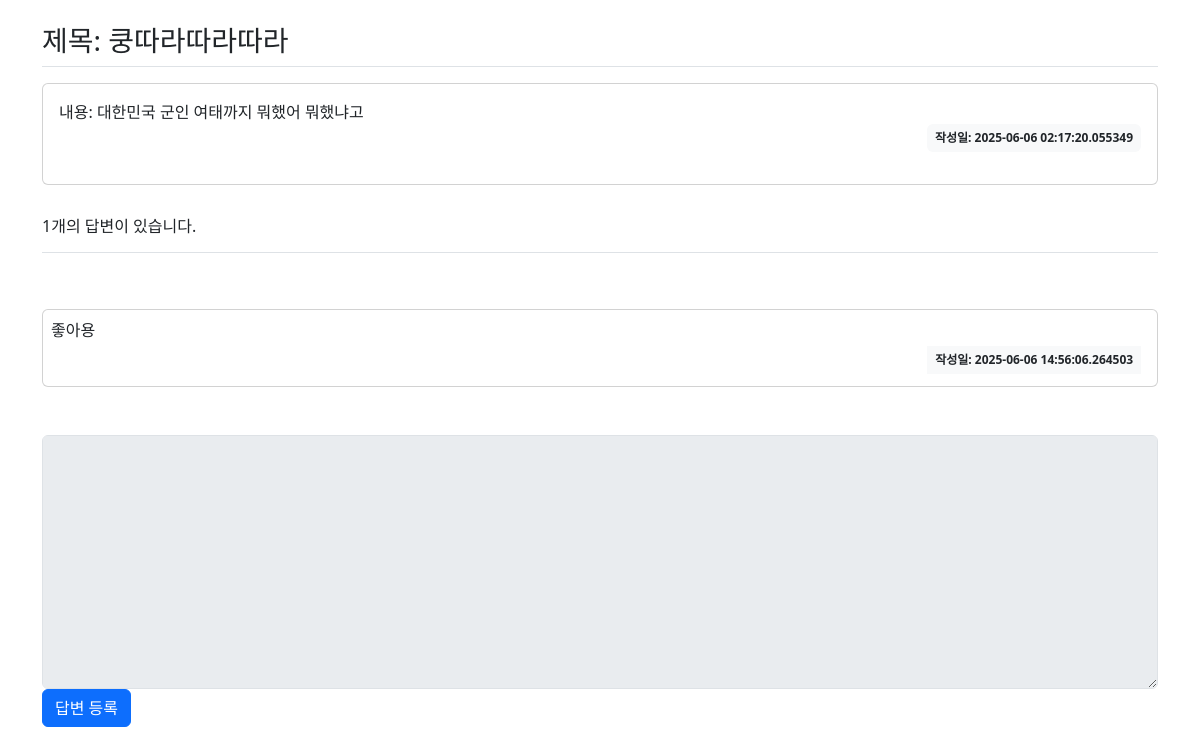
Screenshot of /question/detail/27/ with the database file from the repository.
### classtalk/models.py (models this page shows)
class Question(db.Model):
    id = db.Column(db.Integer, primary_key=True)
    subject = db.Column(db.String(200), nullable=False)
    content = db.Column(db.Text(), nullable=False)
    create_date = db.Column(db.DateTime(), nullable=False)
    user_id = db.Column(db.Integer, db.ForeignKey('user.id', ondelete='CASCADE'), nullable=False)
    user = db.relationship('User', backref=db.backref('question_set'))
    modify_date = db.Column(db.DateTime(), nullable=True)
    is_anonymous = db.Column(db.Boolean, default=False)  # 익명 여부 추가

class Answer(db.Model):
    id = db.Column(db.Integer, primary_key=True)
    question_id = db.Column(db.Integer, db.ForeignKey('question.id', ondelete='CASCADE'))
    question = db.relationship('Question', backref=db.backref('answer_set'))
    content = db.Column(db.Text(), nullable=False)
    create_date = db.Column(db.DateTime(), nullable=False)
    user_id = db.Column(db.Integer, db.ForeignKey('user.id', ondelete='CASCADE'), nullable=False)
    user = db.relationship('User', backref=db.backref('answer_set'))
    modify_date = db.Column(db.DateTime(), nullable=True)

### classtalk/views/question_views.py (the view)
@bp.route('/detail/<int:question_id>/')
def detail(question_id):
    form = AnswerForm()
    q = Question.query.get_or_404(question_id)
    return render_template('question/question_detail.html', question=q, form=form)

### classtalk/forms.py
class AnswerForm(FlaskForm):
    content = TextAreaField('내용', validators=[DataRequired('내용은 필수입력 항목입니다.')])

### classtalk/views/auth_views.py (called while the page is built)
@bp.before_app_request
def load_logged_in_user():
    user_id = session.get('user_id')
    if user_id is None:
        g.user = None
    else:
        g.user = User.query.get(user_id)

### classtalk/templates/question/question_detail.html (shortened to what this page needs)
<!DOCTYPE html>
<html lang="en">
<head>
    <link href="https://cdn.jsdelivr.net/npm/bootstrap@5.3.5/dist/css/bootstrap.min.css" rel="stylesheet">
</head>
<div class="container my-3">
<body>
    <h3 class="border-bottom py-2">
        제목: {{ question.subject }}
    </h3>
    <div class="card my-3">
        <div class="card-body">
            <div class="card-text">
                내용: {{ question.content }}
            </div>
            <div class="d-flex justify-content-end">
                {% if question.modify_date %}
                <div class="badge bg-light text-dark p-2 text-start mx-3">
                <div class="mb-2">수정: {{ question.modify_date }}</div>
                </div>
                {% else %}
                <div class="badge bg-light text-dark p-2">
                    작성일: {{ question.create_date }}
                </div>
                {% endif %}
            </div>
        </div>
    </div>
    <h6 class="border-bottom py-3">{{ question.answer_set|length }}개의 답변이 있습니다.</h6>
    <div style="white-space: pre-line;">
        {% for answer in question.answer_set %}
        <div class="card p-2">
            {{ answer.content }}
            <div class="card-body badge d-flex justify-content-end">
                <div class="bg-light text-dark p-2">
                    작성일: {{answer.create_date}}
                </div>
            </div>
        </div>
        {% endfor %}
    </div>
    <form action="{{ url_for('answer.create', question_id=question.id) }}" method="post">
        <div>
            <textarea {% if not g.user %}disabled{% endif %}
                      name="content"
                      id="content"
                      class="form-control"
                      rows="10"></textarea>
        </div>
        <input type="submit" value="답변 등록" class ="btn btn-primary">
    </form>
</body>
</div>
</html>

### rows the page displays
Question: subject "쿵따라따라따라", content "대한민국 군인 여태까지 뭐했어 뭐했냐고", create_date "2025-06-06 02:17:20.055349"
Answer: content "좋아용", create_date "2025-06-06 14:56:06.264503"

### other values shown
{{ question.answer_set|length }} "1"
